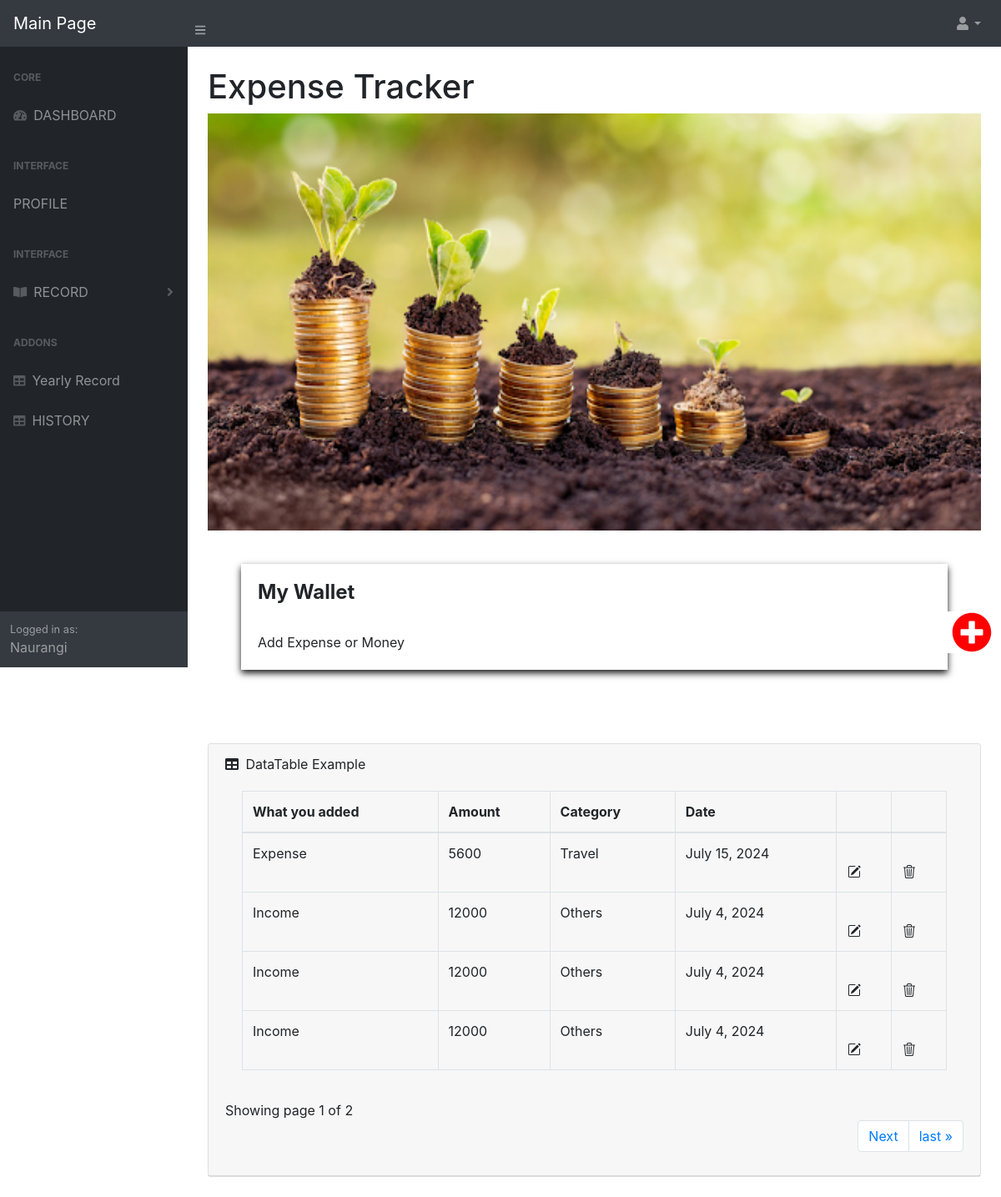
The app's page /index/ (signed in) with its own data.
### home/models.py (models this page shows)
class Addmoney_info(models.Model):
    user = models.ForeignKey(User,default = 1, on_delete=models.CASCADE)
    add_money = models.CharField(max_length = 10 , choices = ADD_EXPENSE_CHOICES )
    quantity = models.BigIntegerField()
    Date = models.DateField(default = now)
    Category = models.CharField( max_length = 20, choices = SELECT_CATEGORY_CHOICES , default ='Food')

### home/views.py (the view)
# urls.py: path('index/', Index.as_view(), name='index'),
class Index(View):
    def get(self,request,*args,**kwargs):
        if request.session.has_key('is_logged'):
            user_id = request.session["user_id"]
            user = User.objects.get(id=user_id)
            addmoney_info = Addmoney_info.objects.filter(user=user).order_by('-Date')
            paginator = Paginator(addmoney_info , 4)
            page_number = request.GET.get('page')
            page_obj = Paginator.get_page(paginator,page_number)
            context = {
                'add_info' : addmoney_info,
                'page_obj' : page_obj,
            }
            return render(request,'home/index.html',context)
        return redirect('home')

### templates/home/index.html (shortened to what this page needs)
{%  load static %}
<!DOCTYPE html>
<html lang="en">
<head>
    <link rel="stylesheet" type="text/css" href="{% static 'home.css' %}">
    <link rel="stylesheet" type="text/css" href="{% static 'addmoney.css' %}">
    <link href="https://cdn.datatables.net/1.10.20/css/dataTables.bootstrap4.min.css" rel="stylesheet" />
</head>
<body class="sb-nav-fixed">
    <nav class="sb-topnav navbar navbar-expand navbar-dark bg-dark">
        <a class="navbar-brand" href="/index">Main Page</a>
        <button class="btn btn-link btn-sm order-1 order-lg-0" id="sidebarToggle" href="#"><i class="fas fa-bars"></i></button>
        <ul class="navbar-nav ml-auto ml-md-0">
            <li class="nav-item dropdown">
                <a class="nav-link dropdown-toggle" id="userDropdown" href="#" role="button" data-toggle="dropdown" aria-haspopup="true" aria-expanded="false"><i class="fas fa-user fa-fw"></i></a>
            </li>
        </ul>
    </nav>
    <div id="layoutSidenav">
        <div id="layoutSidenav_nav">
            <nav class="sb-sidenav accordion sb-sidenav-dark" id="sidenavAccordion">
                <div class="sb-sidenav-menu">
                    <div class="nav">
                        <div class="sb-sidenav-menu-heading">Core</div>
                        <a class="nav-link" href="/index">
                            <div class="sb-nav-link-icon"><i class="fas fa-tachometer-alt"></i></div>DASHBOARD
                        </a>
                        <div class="sb-sidenav-menu-heading">Interface</div>
                        <div>
                            <a class="nav-link" href="/profile">PROFILE</a>
                            <div class="sb-sidenav-menu-heading">Interface</div>
                            <a class="nav-link collapsed" href="#" data-toggle="collapse" data-target="#collapsePages" aria-expanded="false" aria-controls="collapsePages">
                                <div class="sb-nav-link-icon"><i class="fas fa-book-open"></i></div>RECORD
                                <div class="sb-sidenav-collapse-arrow"><i class="fas fa-angle-down"></i></div>
                            </a>
                        <div class="messages" id="alert-message">
                        <div class="sb-sidenav-menu-heading">Addons</div>
                        <a class="nav-link" href="/info">
                            <div class="sb-nav-link-icon"><i class="fas fa-table"></i></div> Yearly Record
                        </a>
                        <a class="nav-link" href="/tables">
                            <div class="sb-nav-link-icon"><i class="fas fa-table"></i></div>HISTORY
                        </a>
                    </div>
                    </div>
                </div>
            </div>
            <br>
            <div class="sb-sidenav-footer">
                <div class="small">Logged in as:</div>
                {{request.user.username}}
            </div>
            </nav>
        </div>
        <div id="layoutSidenav_content">
<main>
    <div class="container-fluid">
        <h1 class="mt-4">Expense Tracker</h1>
        <img src="{% static 'img/unnamed.png' %}" alt="logo" width="100%" height="500">
        <div class="card1">
        <h4><b>My Wallet</b></h4>
        Add Expense or Money   <button class="b1" onclick="location.href='/addmoney';">
        <i class="fa fa-plus-circle" style="font-size:48px;color:red"></i>
        </button>
        </div>
        <br>
        <br>
        <div class="card mb-4">
            <div class="card-header">
                <i class="fas fa-table mr-1"></i>
                DataTable Example
                <div class="card-body">
                    <div class="table-responsive">
                        <table class="table table-bordered" id="dataTable" width="100%" cellspacing="0">
                            <thead>
                                <tr>
                                    <th>What you added</th>
                                    <th>Amount</th>
                                    <th>Category</th>
                                    <th>Date</th>
                                    <th></th>
                                    <th></th>
                                </tr>
                            </thead>
                            <tbody>
                            {% for info in page_obj %}
                                <tr>
                                    <td>{{info.add_money}}</td>
                                    <td>{{info.quantity}}</td>
                                    <td>{{info.Category}}</td>
                                    <td>{{info.Date}}</td>
                                    <td><a href="{% url 'expense_edit' info.id %}" class = " btn btn-success "></a></td>
                                    <td><a href="{% url 'expense_delete' info.id %}" class = " btn btn-danger "></a></td>
                                </tr>
                                {% endfor %}
                            </tbody>
                        </table>
                    </div>
                </div>
                <div class="">
                Showing page {{page_obj.number}} of {{page_obj.paginator.num_pages}}
                </div>
                <nav aria-label="Page navigation example">
                    <ul class="pagination align-right float-right mr-auto">
                        {% if page_obj.has_next %}
                        <li class="page-item"><a class="page-link" href="?page={{ page_obj.next_page_number }}">Next</a></li>
                        <li class="page-item"><a class="page-link" href="?page={{ page_obj.paginator.num_pages }}">last &raquo;</a></li>
                        {% endif %}
                    </ul>
                </nav>
                <br>
            </div>
        </div>
    </div>
</body>
</html>

### static/addmoney.css (style rules this page uses)
body, html { height: 100%; }
* { box-sizing: border-box; }
.btn { padding-top: 20px; }

### records on screen
Addmoney_info: add_money "Expense", quantity "5600", Category "Travel", Date "July 15, 2024"
Addmoney_info: add_money "Income", quantity "12000", Category "Others", Date "July 4, 2024"
Addmoney_info: add_money "Income", quantity "12000", Category "Others", Date "July 4, 2024"
Addmoney_info: add_money "Income", quantity "12000", Category "Others", Date "July 4, 2024"

### other values on screen
{{ request.user.username }} "Naurangi"
{{ page_obj.number }} "1"
{{ page_obj.paginator.num_pages }} "2"
